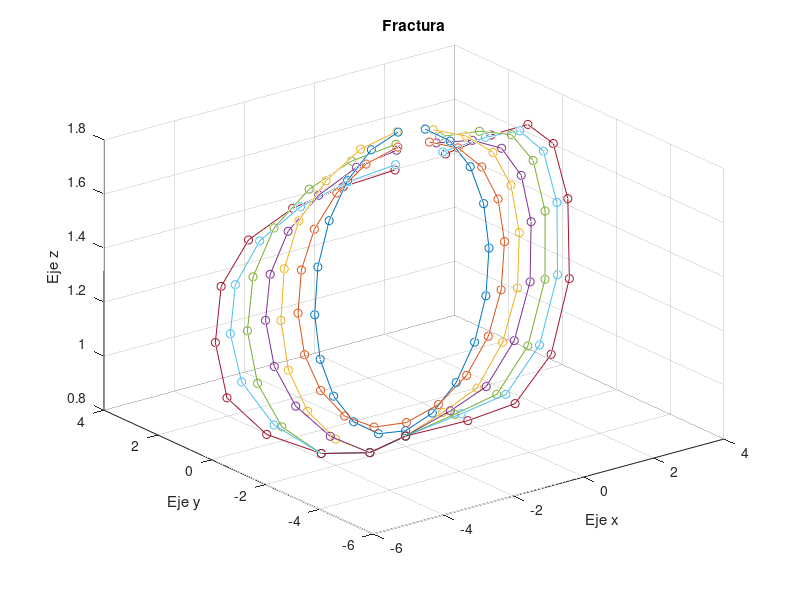

This chart was generated by the following MATLAB code:
clear 
clc 

% [x,y] = ginput(4); 
% plot(x,y,'-o')
% 
% 
% %definicion de la variable t 
% t = 0:.01:1;
% 
% 
% %definicio de  las funciones de Overhauser 
% f0= -(.5)*t + t.^2 -(.5)*t.^3;
% f1= 1-(5/2)*t.^2 +(3/2)*t.^3;
% f2= (.5)*t + 2*t.^2 - (3/2)*t.^3;
% f3= -(.5)*t.^2 + (.5)*t.^3; 
% 
% 
% x1 = x(1)*f0 + x(2)*f1 + x(3)*f2 + x(4)*f3;
% y1 = y(1)*f0 + y(2)*f1 + y(3)*f2 + y(4)*f3;
% 
% hold on, grid on 
% plot(x1,y1,'k')
% 
% 
% %convercion de basse a la base de Bernstein 
% 
% %coeficientes del polinomio f(t) en la coordenada x 
% p0x = x(2); 
% p1x = (x(3)/2) - (x(1)/2);
% p2x = x(1) - (5*x(2)/2) + (2*x(3)) - (x(4)/2);
% p3x = (3*x(2)/2) - (x(1)/2) - (3*x(3)/2) + (x(4)/2); 
% %la funcion f(t) = p0 + p1*t + p2*t^2 + p3*t^3  en la coordenada x 
% 
% %para la coordenanda en y tenemos lo mismo pero con las componentes de y 
% p0y = y(2); 
% p1y = (y(3)/2) - (y(1)/2);
% p2y = y(1) - (5*y(2)/2) + (2*y(3)) - (y(4)/2);
% p3y = (3*y(2)/2) - (y(1)/2) - (3*y(3)/2) + (y(4)/2); 
% 
% n = 3; 
% 
% % b i componente x  n 
% b0x0 = p0x/nchoosek(n,0);
% b1x0 = p1x/nchoosek(n,1);
% b2x0 = p2x/nchoosek(n,2);
% b3x0 = p3x/nchoosek(n,3);
% 
% b0x1 = b1x0 + b0x0; 
% b1x1 = b2x0 + b1x0; 
% b2x1 = b3x0 + b2x0; 
% 
% b0x2 = b1x1 + b0x1; 
% b1x2 = b2x1 + b1x1; 
% 
% b0x3 = b0x2 + b1x2; 
% 
% % componente y 
% b0y0 = p0y/nchoosek(n,0);
% b1y0 = p1y/nchoosek(n,1);
% b2y0 = p2y/nchoosek(n,2);
% b3y0 = p3y/nchoosek(n,3); 
% 
% b0y1 = b1y0 + b0y0; 
% b1y1 = b2y0 + b1y0; 
% b2y1 = b3y0 + b2y0; 
% 
% b0y2 = b1y1 + b0y1; 
% b1y2 = b2y1 + b1y1; 
% 
% b0y3 = b0y2 + b1y2; 
% 
% % los puntos de control de bézier van a ser los b0xn y b0yn: 
% M = [b0x0 b0x1 b0x2 b0x3 ; b0y0 b0y1 b0y2 b0y3]; 
% plot(M(1,:),M(2,:),'-og')




%puntos de la fractura 
load('sec9.mat')

%sacar grupos de 20 puntos 
frac1 = sec(1:20,1:3);  
frac2 = sec(21:40,1:3);
frac3 = sec(41:60,1:3); 
frac4 = sec(61:80,1:3);  
frac5 = sec(81:100,1:3);  
frac6 = sec(101:120,1:3);  
frac7 = sec(121:140,1:3);  

plot3(frac1(:,1),frac1(:,2),frac1(:,3),'-o', frac2(:,1),frac2(:,2),frac2(:,3),'-o')
hold on 
plot3(frac3(:,1),frac3(:,2),frac3(:,3),'-o',frac4(:,1),frac4(:,2),frac4(:,3),'-o')
hold on 
plot3(frac5(:,1),frac5(:,2),frac5(:,3),'-o',frac6(:,1),frac6(:,2),frac6(:,3),'-o')
hold on 
plot3(frac7(:,1),frac7(:,2),frac7(:,3),'-o')
grid on 
title('Fractura'),xlabel('Eje x'),ylabel('Eje y'),zlabel('Eje z')

